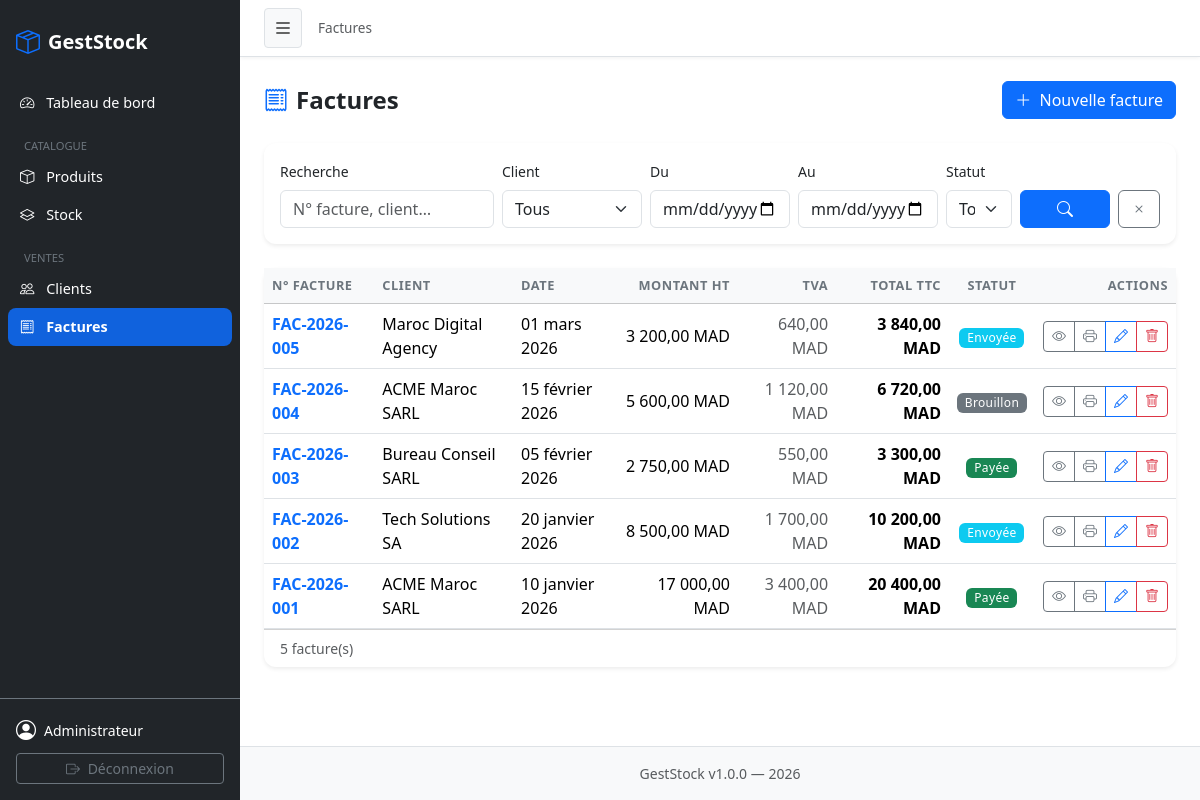
The page /invoices (signed in) on the database its author committed.
### tables this page shows
CREATE TABLE `invoices` (
  `id`             INT UNSIGNED   NOT NULL AUTO_INCREMENT,
  `invoice_number` VARCHAR(50)    NOT NULL,
  `client_id`      INT UNSIGNED   NOT NULL,
  `date`           DATE           NOT NULL,
  `total_ht`       DECIMAL(12,2)  NOT NULL DEFAULT 0.00,
  `tax_rate`       DECIMAL(5,2)   NOT NULL DEFAULT 20.00 COMMENT 'TVA %',
  `tax_amount`     DECIMAL(12,2)  NOT NULL DEFAULT 0.00,
  `total_ttc`      DECIMAL(12,2)  NOT NULL DEFAULT 0.00,
  `notes`          TEXT               NULL,
  `status`         ENUM('draft','sent','paid','cancelled') NOT NULL DEFAULT 'draft',
  `created_at`     DATETIME       NOT NULL DEFAULT CURRENT_TIMESTAMP,
  `updated_at`     DATETIME       NOT NULL DEFAULT CURRENT_TIMESTAMP ON UPDATE CURRENT_TIMESTAMP,
  PRIMARY KEY (`id`),
  UNIQUE KEY `uq_invoices_number` (`invoice_number`),
  KEY `idx_invoices_client` (`client_id`),
  KEY `idx_invoices_date`   (`date`),
  CONSTRAINT `fk_invoices_client`
    FOREIGN KEY (`client_id`) REFERENCES `clients` (`id`)
    ON DELETE RESTRICT ON UPDATE CASCADE
);

CREATE TABLE `clients` (
  `id`         INT UNSIGNED NOT NULL AUTO_INCREMENT,
  `name`       VARCHAR(200) NOT NULL,
  `address`    TEXT             NULL,
  `ice`        VARCHAR(50)      NULL  COMMENT 'Identifiant Commun de l\'Entreprise',
  `phone`      VARCHAR(30)      NULL,
  `email`      VARCHAR(150)     NULL,
  `created_at` DATETIME     NOT NULL DEFAULT CURRENT_TIMESTAMP,
  PRIMARY KEY (`id`),
  KEY `idx_clients_name` (`name`)
);

### controllers/InvoiceController.php (called while the page is built, shortened)
<?php
require_once __DIR__ . '/../models/Invoice.php';
class InvoiceController
{
    private Invoice $invoice;
    public function __construct()
    {
        $this->invoice = new Invoice();
    }
    public function index(): void
    {
        $filters = [
            'search'    => $_GET['search']    ?? '',
            'client_id' => $_GET['client_id'] ?? '',
            'date_from' => $_GET['date_from'] ?? '',
            'date_to'   => $_GET['date_to']   ?? '',
            'status'    => $_GET['status']    ?? '',
        ];
        $invoices = $this->invoice->all($filters);
        require __DIR__ . '/../views/invoices/index.php';
    }
}

### config/app.php (called while the page is built, shortened)
<?php
function formatMoney(float $amount): string
{
    return number_format($amount, 2, ',', ' ') . ' MAD';
}
function formatDate(string $date): string
{
    $months = [
        1=>'janvier',2=>'février',3=>'mars',4=>'avril',
        5=>'mai',6=>'juin',7=>'juillet',8=>'août',
        9=>'septembre',10=>'octobre',11=>'novembre',12=>'décembre'
    ];
    $ts = strtotime($date);
    return date('d', $ts) . ' ' . $months[(int)date('n', $ts)] . ' ' . date('Y', $ts);
}
function e(mixed $val): string
{
    return htmlspecialchars((string)$val, ENT_QUOTES | ENT_SUBSTITUTE, 'UTF-8');
}

### config/database.php (called while the page is built, shortened)
<?php
function db(): PDO
{
    static $pdo = null;
    if ($pdo === null) {
        $dsn = sprintf(
            'mysql:host=%s;port=%s;dbname=%s;charset=%s',
            DB_HOST, DB_PORT, DB_NAME, DB_CHARSET
        );
        $options = [
            PDO::ATTR_ERRMODE            => PDO::ERRMODE_EXCEPTION,
            PDO::ATTR_DEFAULT_FETCH_MODE => PDO::FETCH_ASSOC,
            PDO::ATTR_EMULATE_PREPARES   => false,
        ];
        try {
            $pdo = new PDO($dsn, DB_USER, DB_PASS, $options);
        } catch (PDOException $e) {
            die('<div style="font-family:sans-serif;color:#c0392b;padding:2rem;">
                    <h2>Erreur de connexion à la base de données</h2>
                    <p>' . htmlspecialchars($e->getMessage()) . '</p>
                 </div>');
        }
    }
    return $pdo;
}

### models/Invoice.php (called while the page is built, shortened)
<?php
class Invoice
{
    private PDO $db;
    public function __construct()
    {
        $this->db = db();
    }
    public function all(array $filters = []): array
    {
        $sql = "SELECT i.*, c.name AS client_name
                FROM invoices i
                JOIN clients c ON c.id = i.client_id
                WHERE 1=1";
        $params = [];
        $sql .= ' ORDER BY i.date DESC, i.id DESC';
        $stmt = $this->db->prepare($sql);
        $stmt->execute($params);
        return $stmt->fetchAll();
    }
}

### views/invoices/index.php (the view, shortened to what this page needs)
<?php
require __DIR__ . '/../layout/header.php';
$statusMap = [
    'draft'     => ['label' => 'Brouillon', 'class' => 'secondary'],
    'sent'      => ['label' => 'Envoyée',   'class' => 'info'],
    'paid'      => ['label' => 'Payée',     'class' => 'success'],
    'cancelled' => ['label' => 'Annulée',   'class' => 'danger'],
];
?>
<div class="d-flex flex-wrap align-items-center justify-content-between gap-2 mb-4">
  <h4 class="fw-bold mb-0"><i class="bi bi-receipt me-2 text-primary"></i>Factures</h4>
  <a href="<?= APP_URL ?>/invoices/create" class="btn btn-primary">
    <i class="bi bi-plus-lg me-1"></i> Nouvelle facture
  </a>
</div>
<form method="GET" action="<?= APP_URL ?>/invoices" class="card border-0 shadow-sm mb-4">
  <div class="card-body">
    <div class="row g-2 align-items-end">
      <div class="col-md-3">
        <label class="form-label small">Recherche</label>
        <input type="text" name="search" class="form-control" placeholder="N° facture, client…"
               value="<?= e($filters['search']) ?>">
      </div>
      <div class="col-md-2">
        <label class="form-label small">Client</label>
        <select name="client_id" class="form-select">
          <option value="">Tous</option>
        </select>
      </div>
      <div class="col-md-2">
        <label class="form-label small">Du</label>
        <input type="date" name="date_from" class="form-control"
               value="<?= e($filters['date_from']) ?>">
      </div>
      <div class="col-md-2">
        <label class="form-label small">Au</label>
        <input type="date" name="date_to" class="form-control"
               value="<?= e($filters['date_to']) ?>">
      </div>
      <div class="col-md-1">
        <label class="form-label small">Statut</label>
        <select name="status" class="form-select">
          <option value="">Tous</option>
        </select>
      </div>
      <div class="col-md-2 d-flex gap-2">
        <button type="submit" class="btn btn-primary flex-fill">
          <i class="bi bi-search"></i>
        </button>
        <a href="<?= APP_URL ?>/invoices" class="btn btn-outline-secondary">
          <i class="bi bi-x"></i>
        </a>
      </div>
    </div>
  </div>
</form>
<div class="card border-0 shadow-sm">
  <div class="card-body p-0">
    <?php if (empty($invoices)): ?>
      <div class="p-5 text-center text-muted">
        <i class="bi bi-receipt fs-1 d-block mb-2"></i>
        Aucune facture trouvée.
      </div>
    <?php else: ?>
      <div class="table-responsive">
        <table class="table table-hover align-middle mb-0">
          <thead class="table-light">
            <tr>
              <th>N° Facture</th>
              <th>Client</th>
              <th>Date</th>
              <th class="text-end">Montant HT</th>
              <th class="text-end">TVA</th>
              <th class="text-end">Total TTC</th>
              <th class="text-center">Statut</th>
              <th class="text-end">Actions</th>
            </tr>
          </thead>
          <tbody>
            <?php foreach ($invoices as $inv): ?>
              <?php $st = $statusMap[$inv['status']] ?? ['label' => $inv['status'], 'class' => 'secondary']; ?>
              <tr>
                <td>
                  <a href="<?= APP_URL ?>/invoices/show?id=<?= $inv['id'] ?>"
                     class="fw-semibold text-decoration-none">
                    <?= e($inv['invoice_number']) ?>
                  </a>
                </td>
                <td><?= e($inv['client_name']) ?></td>
                <td><?= formatDate($inv['date']) ?></td>
                <td class="text-end"><?= formatMoney((float)$inv['total_ht']) ?></td>
                <td class="text-end text-muted"><?= formatMoney((float)$inv['tax_amount']) ?></td>
                <td class="text-end fw-semibold"><?= formatMoney((float)$inv['total_ttc']) ?></td>
                <td class="text-center">
                  <span class="badge bg-<?= $st['class'] ?>"><?= $st['label'] ?></span>
                </td>
                <td class="text-end">
                  <div class="btn-group btn-group-sm">
                    <a href="<?= APP_URL ?>/invoices/show?id=<?= $inv['id'] ?>"
                       class="btn btn-outline-secondary" title="Voir">
                      <i class="bi bi-eye"></i>
                    </a>
                    <a href="<?= APP_URL ?>/invoices/print?id=<?= $inv['id'] ?>"
                       class="btn btn-outline-secondary" title="Imprimer" target="_blank">
                      <i class="bi bi-printer"></i>
                    </a>
                    <a href="<?= APP_URL ?>/invoices/edit?id=<?= $inv['id'] ?>"
                       class="btn btn-outline-primary" title="Modifier">
                      <i class="bi bi-pencil"></i>
                    </a>
                    <button type="button" class="btn btn-outline-danger btn-delete"
                            title="Supprimer"
                            data-id="<?= $inv['id'] ?>"
                            data-name="la facture <?= e($inv['invoice_number']) ?>"
                            data-action="<?= APP_URL ?>/invoices/delete">
                      <i class="bi bi-trash"></i>
                    </button>
                  </div>
                </td>
              </tr>
            <?php endforeach; ?>
          </tbody>
        </table>
      </div>
    <?php endif; ?>
  </div>
  <div class="card-footer bg-transparent text-muted small">
    <?= count($invoices) ?> facture(s)
  </div>
</div>
<?php require __DIR__ . '/../layout/footer.php'; ?>

### public/css/app.css (style rules this page uses)
.card { border-radius: 12px; }
.table th { font-size: 0.8rem; text-transform: uppercase; letter-spacing: 0.04em; color: #6c757d; white-space: nowrap; }
.table td { vertical-align: middle; }
.badge { font-weight: 500; letter-spacing: 0.03em; }
.table-hover tbody tr { transition: background 0.1s; }

### rows shown on the page
invoices: invoice_number "FAC-2026-005", client.name "Maroc Digital Agency", date "01 mars 2026", total_ht "3 200,00 MAD", tax_amount "640,00 MAD", total_ttc "3 840,00 MAD", status "Envoyée"
invoices: invoice_number "FAC-2026-004", client.name "ACME Maroc SARL", date "15 février 2026", total_ht "5 600,00 MAD", tax_amount "1 120,00 MAD", total_ttc "6 720,00 MAD", status "Brouillon"
invoices: invoice_number "FAC-2026-003", client.name "Bureau Conseil SARL", date "05 février 2026", total_ht "2 750,00 MAD", tax_amount "550,00 MAD", total_ttc "3 300,00 MAD", status "Payée"
invoices: invoice_number "FAC-2026-002", client.name "Tech Solutions SA", date "20 janvier 2026", total_ht "8 500,00 MAD", tax_amount "1 700,00 MAD", total_ttc "10 200,00 MAD", status "Envoyée"
invoices: invoice_number "FAC-2026-001", client.name "ACME Maroc SARL", date "10 janvier 2026", total_ht "17 000,00 MAD", tax_amount "3 400,00 MAD", total_ttc "20 400,00 MAD", status "Payée"

### other values the page prints
APP_NAME "GestStock"
$_SESSION['user_name'] "Administrateur"
$label "Factures"
count($invoices) "5"
APP_VERSION "1.0.0"
